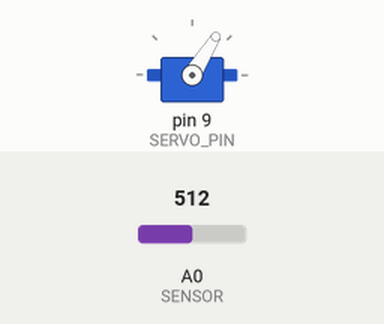
This sketch was run on a simulated Arduino Uno, built with avr-gcc and run on an emulated ATmega328P. On the bench: servo. The inputs (shaded band) are chosen by the test bench; at power-on: A0 (SENSOR) = 512. What the sketch prints to the serial monitor is not drawn.

Above: at 1.2 s.
1.3 s: A0 (SENSOR) set to 889
At 1.65 s:
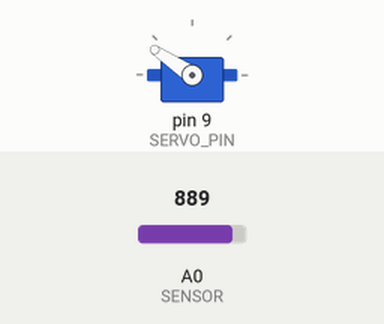
4.3 s: A0 (SENSOR) set to 913
At 5.5 s:
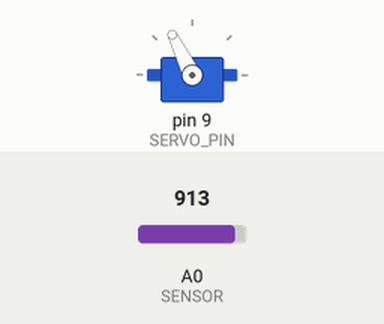
5.8 s: A0 (SENSOR) set to 0
At 6.75 s:
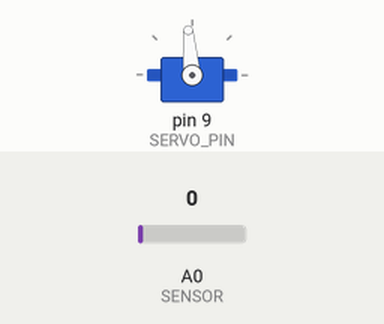
Timing chart, 0 to 51.9 s (numbered marks = the images above; inputs shaded):
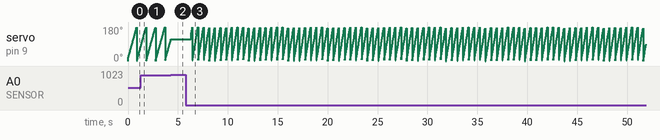

The sketch:

arduino_detect_water.ino
```cpp
#include <Servo.h>

#define SERVO_PIN 9
#define SENSOR A0

Servo myservo;


void setup() {
  // put your setup code here, to run once:
  Serial.begin(9600);
  myservo.attach(SERVO_PIN);
  myservo.write(0);

}

int motorpoint = 0;
void loop() {
  // put your main code here, to run repeatedly:

  int rainvalue = analogRead(SENSOR);
  Serial.println(rainvalue);

  if(rainvalue >= 900){
    //rain
    myservo.write(motorpoint%181);
    delay(1000);
  }
  else{
    myservo.write(motorpoint++%181);
  }
}
```

Measured:
- the behaviour switches between 899 and 900 on A0 (SENSOR) (found by bisection; images 1 and 2)
- after the input at 4.3 s, servo on pin 9 (SERVO_PIN): goes on until 4.3 s, then stays 116°
- after the input at 5.8 s, servo on pin 9 (SERVO_PIN): ramps from 0° to 180° and jumps back, once every 0.57 s
- by itself, servo on pin 9 (SERVO_PIN): ramps from 0° to 180° and jumps back, once every 0.95 s
